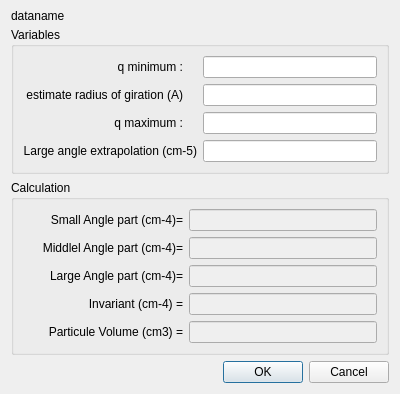
<?xml version="1.0" encoding="UTF-8"?>
<ui version="4.0">
 <class>Invariant</class>
 <widget class="QDialog" name="Invariant">
  <property name="geometry">
   <rect>
    <x>0</x>
    <y>0</y>
    <width>400</width>
    <height>374</height>
   </rect>
  </property>
  <property name="windowTitle">
   <string>Invariant Calculation</string>
  </property>
  <layout class="QVBoxLayout" name="verticalLayout_3">
   <item>
    <widget class="QLabel" name="labelDataset">
     <property name="minimumSize">
      <size>
       <width>0</width>
       <height>10</height>
      </size>
     </property>
     <property name="text">
      <string>dataname</string>
     </property>
    </widget>
   </item>
   <item>
    <widget class="QGroupBox" name="groupBox">
     <property name="title">
      <string>Variables</string>
     </property>
     <layout class="QVBoxLayout" name="verticalLayout">
      <item>
       <layout class="QFormLayout" name="formLayout">
        <item row="0" column="0">
         <widget class="QLabel" name="label">
          <property name="minimumSize">
           <size>
            <width>160</width>
            <height>0</height>
           </size>
          </property>
          <property name="text">
           <string>q minimum :</string>
          </property>
          <property name="alignment">
           <set>Qt::AlignRight|Qt::AlignTrailing|Qt::AlignVCenter</set>
          </property>
         </widget>
        </item>
        <item row="0" column="1">
         <widget class="QLineEdit" name="edtQmin">
          <property name="minimumSize">
           <size>
            <width>40</width>
            <height>0</height>
           </size>
          </property>
         </widget>
        </item>
        <item row="1" column="0">
         <widget class="QLabel" name="label_2">
          <property name="minimumSize">
           <size>
            <width>160</width>
            <height>0</height>
           </size>
          </property>
          <property name="text">
           <string>estimate radius of giration (A)</string>
          </property>
          <property name="alignment">
           <set>Qt::AlignRight|Qt::AlignTrailing|Qt::AlignVCenter</set>
          </property>
         </widget>
        </item>
        <item row="1" column="1">
         <widget class="QLineEdit" name="edtRadius">
          <property name="minimumSize">
           <size>
            <width>40</width>
            <height>0</height>
           </size>
          </property>
         </widget>
        </item>
        <item row="2" column="0">
         <widget class="QLabel" name="label_3">
          <property name="minimumSize">
           <size>
            <width>160</width>
            <height>0</height>
           </size>
          </property>
          <property name="text">
           <string>q maximum :</string>
          </property>
          <property name="alignment">
           <set>Qt::AlignRight|Qt::AlignTrailing|Qt::AlignVCenter</set>
          </property>
         </widget>
        </item>
        <item row="2" column="1">
         <widget class="QLineEdit" name="edtQmax">
          <property name="minimumSize">
           <size>
            <width>40</width>
            <height>0</height>
           </size>
          </property>
         </widget>
        </item>
        <item row="3" column="0">
         <widget class="QLabel" name="label_4">
          <property name="minimumSize">
           <size>
            <width>160</width>
            <height>0</height>
           </size>
          </property>
          <property name="text">
           <string>Large angle extrapolation (cm-5)</string>
          </property>
          <property name="alignment">
           <set>Qt::AlignRight|Qt::AlignTrailing|Qt::AlignVCenter</set>
          </property>
         </widget>
        </item>
        <item row="3" column="1">
         <widget class="QLineEdit" name="edtB">
          <property name="minimumSize">
           <size>
            <width>40</width>
            <height>0</height>
           </size>
          </property>
         </widget>
        </item>
       </layout>
      </item>
     </layout>
    </widget>
   </item>
   <item>
    <widget class="QGroupBox" name="groupBox_2">
     <property name="title">
      <string>Calculation</string>
     </property>
     <layout class="QVBoxLayout" name="verticalLayout_2">
      <item>
       <layout class="QFormLayout" name="formLayout_2">
        <property name="fieldGrowthPolicy">
         <enum>QFormLayout::AllNonFixedFieldsGrow</enum>
        </property>
        <item row="0" column="0">
         <widget class="QLabel" name="label_5">
          <property name="minimumSize">
           <size>
            <width>160</width>
            <height>0</height>
           </size>
          </property>
          <property name="text">
           <string>Small Angle part (cm-4)=</string>
          </property>
          <property name="alignment">
           <set>Qt::AlignRight|Qt::AlignTrailing|Qt::AlignVCenter</set>
          </property>
         </widget>
        </item>
        <item row="0" column="1">
         <widget class="QLineEdit" name="edtP1">
          <property name="enabled">
           <bool>false</bool>
          </property>
          <property name="minimumSize">
           <size>
            <width>40</width>
            <height>0</height>
           </size>
          </property>
         </widget>
        </item>
        <item row="1" column="0">
         <widget class="QLabel" name="label_6">
          <property name="minimumSize">
           <size>
            <width>160</width>
            <height>0</height>
           </size>
          </property>
          <property name="text">
           <string>Middlel Angle part (cm-4)=</string>
          </property>
          <property name="alignment">
           <set>Qt::AlignRight|Qt::AlignTrailing|Qt::AlignVCenter</set>
          </property>
         </widget>
        </item>
        <item row="1" column="1">
         <widget class="QLineEdit" name="edtP2">
          <property name="enabled">
           <bool>false</bool>
          </property>
          <property name="minimumSize">
           <size>
            <width>40</width>
            <height>0</height>
           </size>
          </property>
         </widget>
        </item>
        <item row="2" column="0">
         <widget class="QLabel" name="label_7">
          <property name="minimumSize">
           <size>
            <width>160</width>
            <height>0</height>
           </size>
          </property>
          <property name="text">
           <string>Large Angle part (cm-4)=</string>
          </property>
          <property name="alignment">
           <set>Qt::AlignRight|Qt::AlignTrailing|Qt::AlignVCenter</set>
          </property>
         </widget>
        </item>
        <item row="2" column="1">
         <widget class="QLineEdit" name="edtP3">
          <property name="enabled">
           <bool>false</bool>
          </property>
          <property name="minimumSize">
           <size>
            <width>40</width>
            <height>0</height>
           </size>
          </property>
         </widget>
        </item>
        <item row="3" column="0">
         <widget class="QLabel" name="label_8">
          <property name="minimumSize">
           <size>
            <width>160</width>
            <height>0</height>
           </size>
          </property>
          <property name="text">
           <string>Invariant (cm-4) =</string>
          </property>
          <property name="alignment">
           <set>Qt::AlignRight|Qt::AlignTrailing|Qt::AlignVCenter</set>
          </property>
         </widget>
        </item>
        <item row="3" column="1">
         <widget class="QLineEdit" name="edtInvariant">
          <property name="enabled">
           <bool>false</bool>
          </property>
          <property name="minimumSize">
           <size>
            <width>40</width>
            <height>0</height>
           </size>
          </property>
         </widget>
        </item>
        <item row="4" column="0">
         <widget class="QLabel" name="label_9">
          <property name="minimumSize">
           <size>
            <width>160</width>
            <height>0</height>
           </size>
          </property>
          <property name="text">
           <string>Particule Volume (cm3) =</string>
          </property>
          <property name="alignment">
           <set>Qt::AlignRight|Qt::AlignTrailing|Qt::AlignVCenter</set>
          </property>
         </widget>
        </item>
        <item row="4" column="1">
         <widget class="QLineEdit" name="edtVolume">
          <property name="enabled">
           <bool>false</bool>
          </property>
          <property name="minimumSize">
           <size>
            <width>40</width>
            <height>0</height>
           </size>
          </property>
         </widget>
        </item>
       </layout>
      </item>
     </layout>
    </widget>
   </item>
   <item>
    <widget class="QDialogButtonBox" name="buttonBox">
     <property name="orientation">
      <enum>Qt::Horizontal</enum>
     </property>
     <property name="standardButtons">
      <set>QDialogButtonBox::Cancel|QDialogButtonBox::Ok</set>
     </property>
    </widget>
   </item>
  </layout>
 </widget>
 <resources/>
 <connections>
  <connection>
   <sender>buttonBox</sender>
   <signal>accepted()</signal>
   <receiver>Invariant</receiver>
   <slot>accept()</slot>
   <hints>
    <hint type="sourcelabel">
     <x>248</x>
     <y>254</y>
    </hint>
    <hint type="destinationlabel">
     <x>157</x>
     <y>274</y>
    </hint>
   </hints>
  </connection>
  <connection>
   <sender>buttonBox</sender>
   <signal>rejected()</signal>
   <receiver>Invariant</receiver>
   <slot>reject()</slot>
   <hints>
    <hint type="sourcelabel">
     <x>316</x>
     <y>260</y>
    </hint>
    <hint type="destinationlabel">
     <x>286</x>
     <y>274</y>
    </hint>
   </hints>
  </connection>
 </connections>
</ui>
